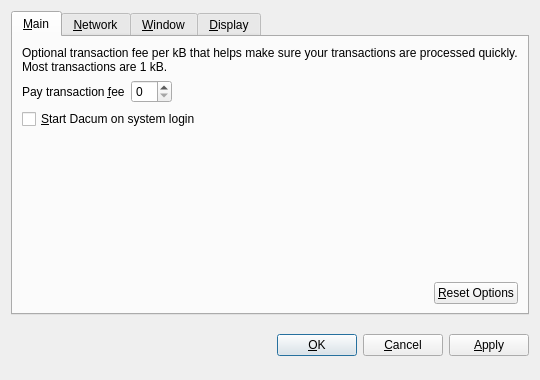
<?xml version="1.0" encoding="UTF-8"?>
<ui version="4.0">
 <class>OptionsDialog</class>
 <widget class="QDialog" name="OptionsDialog">
  <property name="geometry">
   <rect>
    <x>0</x>
    <y>0</y>
    <width>540</width>
    <height>380</height>
   </rect>
  </property>
  <property name="windowTitle">
   <string>Options</string>
  </property>
  <property name="modal">
   <bool>true</bool>
  </property>
  <layout class="QVBoxLayout" name="verticalLayout">
   <item>
    <widget class="QTabWidget" name="tabWidget">
     <property name="tabPosition">
      <enum>QTabWidget::North</enum>
     </property>
     <property name="currentIndex">
      <number>0</number>
     </property>
     <widget class="QWidget" name="tabMain">
      <attribute name="title">
       <string>&amp;Main</string>
      </attribute>
      <layout class="QVBoxLayout" name="verticalLayout_Main">
       <item>
        <widget class="QLabel" name="transactionFeeInfoLabel">
         <property name="text">
          <string>Optional transaction fee per kB that helps make sure your transactions are processed quickly. Most transactions are 1 kB.</string>
         </property>
         <property name="textFormat">
          <enum>Qt::PlainText</enum>
         </property>
         <property name="wordWrap">
          <bool>true</bool>
         </property>
        </widget>
       </item>
       <item>
        <layout class="QHBoxLayout" name="horizontalLayout_1_Main">
         <item>
          <widget class="QLabel" name="transactionFeeLabel">
           <property name="text">
            <string>Pay transaction &amp;fee</string>
           </property>
           <property name="textFormat">
            <enum>Qt::PlainText</enum>
           </property>
           <property name="buddy">
            <cstring>transactionFee</cstring>
           </property>
          </widget>
         </item>
         <item>
          <widget class="BitcoinAmountField" name="transactionFee"/>
         </item>
         <item>
          <spacer name="horizontalSpacer_1_Main">
           <property name="orientation">
            <enum>Qt::Horizontal</enum>
           </property>
           <property name="sizeHint" stdset="0">
            <size>
             <width>40</width>
             <height>20</height>
            </size>
           </property>
          </spacer>
         </item>
        </layout>
       </item>
       <item>
        <widget class="QCheckBox" name="bitcoinAtStartup">
         <property name="toolTip">
          <string>Automatically start Dacum after logging in to the system.</string>
         </property>
         <property name="text">
          <string>&amp;Start Dacum on system login</string>
         </property>
        </widget>
       </item>
       <item>
        <spacer name="verticalSpacer_Main">
         <property name="orientation">
          <enum>Qt::Vertical</enum>
         </property>
         <property name="sizeHint" stdset="0">
          <size>
           <width>20</width>
           <height>40</height>
          </size>
         </property>
        </spacer>
       </item>
       <item>
        <layout class="QHBoxLayout" name="horizontalLayout_2_Main">
         <item>
          <spacer name="horizontalSpacer_2_Main">
           <property name="orientation">
            <enum>Qt::Horizontal</enum>
           </property>
           <property name="sizeHint" stdset="0">
            <size>
             <width>40</width>
             <height>20</height>
            </size>
           </property>
          </spacer>
         </item>
         <item>
          <widget class="QPushButton" name="resetButton">
           <property name="toolTip">
            <string>Reset all client options to default.</string>
           </property>
           <property name="text">
            <string>&amp;Reset Options</string>
           </property>
           <property name="autoDefault">
            <bool>false</bool>
           </property>
          </widget>
         </item>
        </layout>
       </item>
      </layout>
     </widget>
     <widget class="QWidget" name="tabNetwork">
      <attribute name="title">
       <string>&amp;Network</string>
      </attribute>
      <layout class="QVBoxLayout" name="verticalLayout_Network">
       <item>
        <widget class="QCheckBox" name="mapPortUpnp">
         <property name="toolTip">
          <string>Automatically open the Dacum client port on the router. This only works when your router supports UPnP and it is enabled.</string>
         </property>
         <property name="text">
          <string>Map port using &amp;UPnP</string>
         </property>
        </widget>
       </item>
       <item>
        <widget class="QCheckBox" name="connectSocks">
         <property name="toolTip">
          <string>Connect to the Dacum network through a SOCKS proxy (e.g. when connecting through Tor).</string>
         </property>
         <property name="text">
          <string>&amp;Connect through SOCKS proxy:</string>
         </property>
        </widget>
       </item>
       <item>
        <layout class="QHBoxLayout" name="horizontalLayout_Network">
         <item>
          <widget class="QLabel" name="proxyIpLabel">
           <property name="text">
            <string>Proxy &amp;IP:</string>
           </property>
           <property name="textFormat">
            <enum>Qt::PlainText</enum>
           </property>
           <property name="buddy">
            <cstring>proxyIp</cstring>
           </property>
          </widget>
         </item>
         <item>
          <widget class="QValidatedLineEdit" name="proxyIp">
           <property name="maximumSize">
            <size>
             <width>140</width>
             <height>16777215</height>
            </size>
           </property>
           <property name="toolTip">
            <string>IP address of the proxy (e.g. 127.0.0.1)</string>
           </property>
          </widget>
         </item>
         <item>
          <widget class="QLabel" name="proxyPortLabel">
           <property name="text">
            <string>&amp;Port:</string>
           </property>
           <property name="textFormat">
            <enum>Qt::PlainText</enum>
           </property>
           <property name="buddy">
            <cstring>proxyPort</cstring>
           </property>
          </widget>
         </item>
         <item>
          <widget class="QLineEdit" name="proxyPort">
           <property name="maximumSize">
            <size>
             <width>55</width>
             <height>16777215</height>
            </size>
           </property>
           <property name="toolTip">
            <string>Port of the proxy (e.g. 9050)</string>
           </property>
          </widget>
         </item>
         <item>
          <widget class="QLabel" name="socksVersionLabel">
           <property name="text">
            <string>SOCKS &amp;Version:</string>
           </property>
           <property name="textFormat">
            <enum>Qt::PlainText</enum>
           </property>
           <property name="buddy">
            <cstring>socksVersion</cstring>
           </property>
          </widget>
         </item>
         <item>
          <widget class="QValueComboBox" name="socksVersion">
           <property name="toolTip">
            <string>SOCKS version of the proxy (e.g. 5)</string>
           </property>
          </widget>
         </item>
         <item>
          <spacer name="horizontalSpacer_Network">
           <property name="orientation">
            <enum>Qt::Horizontal</enum>
           </property>
           <property name="sizeHint" stdset="0">
            <size>
             <width>40</width>
             <height>20</height>
            </size>
           </property>
          </spacer>
         </item>
        </layout>
       </item>
       <item>
        <spacer name="verticalSpacer_Network">
         <property name="orientation">
          <enum>Qt::Vertical</enum>
         </property>
         <property name="sizeHint" stdset="0">
          <size>
           <width>20</width>
           <height>40</height>
          </size>
         </property>
        </spacer>
       </item>
      </layout>
     </widget>
     <widget class="QWidget" name="tabWindow">
      <attribute name="title">
       <string>&amp;Window</string>
      </attribute>
      <layout class="QVBoxLayout" name="verticalLayout_Window">
       <item>
        <widget class="QCheckBox" name="minimizeToTray">
         <property name="toolTip">
          <string>Show only a tray icon after minimizing the window.</string>
         </property>
         <property name="text">
          <string>&amp;Minimize to the tray instead of the taskbar</string>
         </property>
        </widget>
       </item>
       <item>
        <widget class="QCheckBox" name="minimizeOnClose">
         <property name="toolTip">
          <string>Minimize instead of exit the application when the window is closed. When this option is enabled, the application will be closed only after selecting Quit in the menu.</string>
         </property>
         <property name="text">
          <string>M&amp;inimize on close</string>
         </property>
        </widget>
       </item>
       <item>
        <spacer name="verticalSpacer_Window">
         <property name="orientation">
          <enum>Qt::Vertical</enum>
         </property>
         <property name="sizeHint" stdset="0">
          <size>
           <width>20</width>
           <height>40</height>
          </size>
         </property>
        </spacer>
       </item>
      </layout>
     </widget>
     <widget class="QWidget" name="tabDisplay">
      <attribute name="title">
       <string>&amp;Display</string>
      </attribute>
      <layout class="QVBoxLayout" name="verticalLayout_Display">
       <item>
        <layout class="QHBoxLayout" name="horizontalLayout_1_Display">
         <item>
          <widget class="QLabel" name="langLabel">
           <property name="text">
            <string>User Interface &amp;language:</string>
           </property>
           <property name="textFormat">
            <enum>Qt::PlainText</enum>
           </property>
           <property name="buddy">
            <cstring>lang</cstring>
           </property>
          </widget>
         </item>
         <item>
          <widget class="QValueComboBox" name="lang">
           <property name="toolTip">
            <string>The user interface language can be set here. This setting will take effect after restarting Dacum.</string>
           </property>
          </widget>
         </item>
        </layout>
       </item>
       <item>
        <layout class="QHBoxLayout" name="horizontalLayout_2_Display">
         <item>
          <widget class="QLabel" name="unitLabel">
           <property name="text">
            <string>&amp;Unit to show amounts in:</string>
           </property>
           <property name="textFormat">
            <enum>Qt::PlainText</enum>
           </property>
           <property name="buddy">
            <cstring>unit</cstring>
           </property>
          </widget>
         </item>
         <item>
          <widget class="QValueComboBox" name="unit">
           <property name="toolTip">
            <string>Choose the default subdivision unit to show in the interface and when sending coins.</string>
           </property>
          </widget>
         </item>
        </layout>
       </item>
       <item>
        <widget class="QCheckBox" name="displayAddresses">
         <property name="toolTip">
          <string>Whether to show Dacum addresses in the transaction list or not.</string>
         </property>
         <property name="text">
          <string>&amp;Display addresses in transaction list</string>
         </property>
        </widget>
       </item>
       <item>
        <spacer name="verticalSpacer_Display">
         <property name="orientation">
          <enum>Qt::Vertical</enum>
         </property>
         <property name="sizeHint" stdset="0">
          <size>
           <width>20</width>
           <height>40</height>
          </size>
         </property>
        </spacer>
       </item>
      </layout>
     </widget>
    </widget>
   </item>
   <item>
    <layout class="QHBoxLayout" name="horizontalLayout_Buttons">
     <item>
      <spacer name="horizontalSpacer_1">
       <property name="orientation">
        <enum>Qt::Horizontal</enum>
       </property>
       <property name="sizeHint" stdset="0">
        <size>
         <width>40</width>
         <height>48</height>
        </size>
       </property>
      </spacer>
     </item>
     <item>
      <widget class="QLabel" name="statusLabel">
       <property name="font">
        <font>
         <weight>75</weight>
         <bold>true</bold>
        </font>
       </property>
       <property name="text">
        <string/>
       </property>
       <property name="textFormat">
        <enum>Qt::PlainText</enum>
       </property>
       <property name="wordWrap">
        <bool>true</bool>
       </property>
      </widget>
     </item>
     <item>
      <spacer name="horizontalSpacer_2">
       <property name="orientation">
        <enum>Qt::Horizontal</enum>
       </property>
       <property name="sizeHint" stdset="0">
        <size>
         <width>40</width>
         <height>48</height>
        </size>
       </property>
      </spacer>
     </item>
     <item>
      <widget class="QPushButton" name="okButton">
       <property name="text">
        <string>&amp;OK</string>
       </property>
      </widget>
     </item>
     <item>
      <widget class="QPushButton" name="cancelButton">
       <property name="text">
        <string>&amp;Cancel</string>
       </property>
       <property name="autoDefault">
        <bool>false</bool>
       </property>
      </widget>
     </item>
     <item>
      <widget class="QPushButton" name="applyButton">
       <property name="text">
        <string>&amp;Apply</string>
       </property>
       <property name="autoDefault">
        <bool>false</bool>
       </property>
      </widget>
     </item>
    </layout>
   </item>
  </layout>
 </widget>
 <customwidgets>
  <customwidget>
   <class>BitcoinAmountField</class>
   <extends>QSpinBox</extends>
   <header>bitcoinamountfield.h</header>
  </customwidget>
  <customwidget>
   <class>QValueComboBox</class>
   <extends>QComboBox</extends>
   <header>qvaluecombobox.h</header>
  </customwidget>
  <customwidget>
   <class>QValidatedLineEdit</class>
   <extends>QLineEdit</extends>
   <header>qvalidatedlineedit.h</header>
  </customwidget>
 </customwidgets>
 <resources/>
 <connections/>
</ui>
